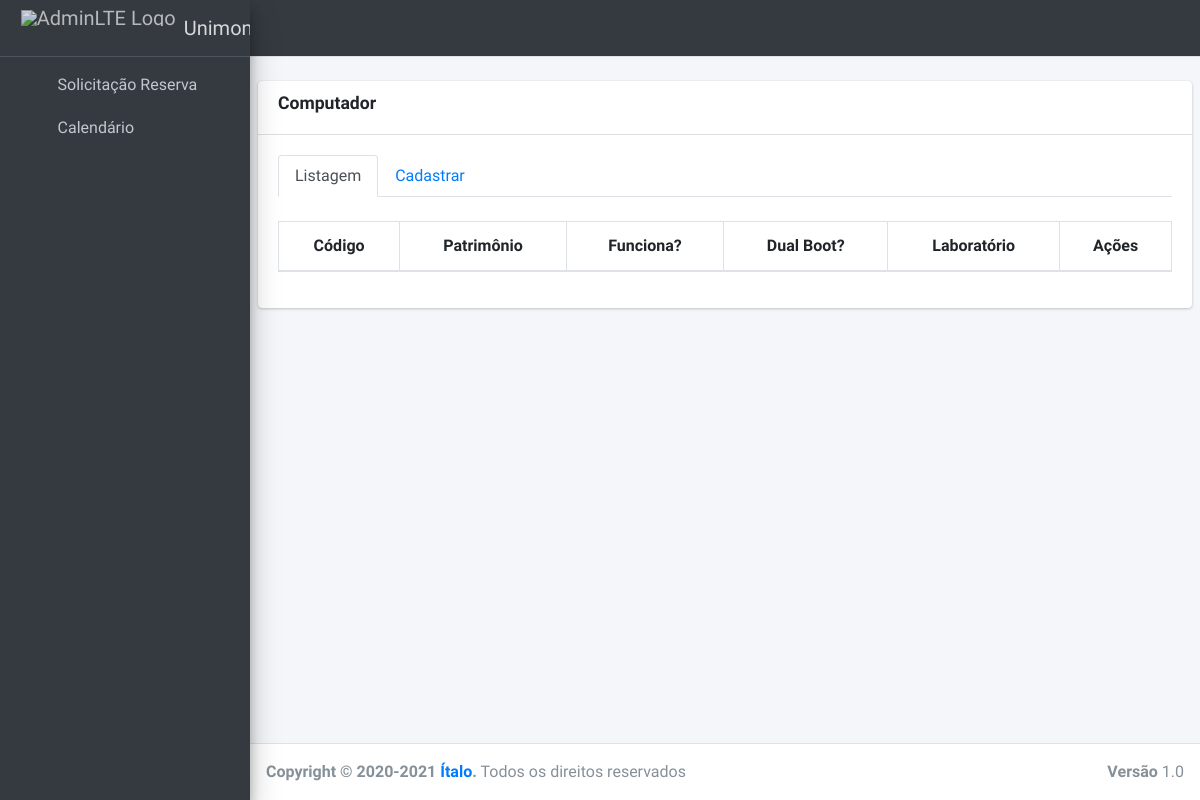
The app's page /panel/computador/cadastrar, older data.
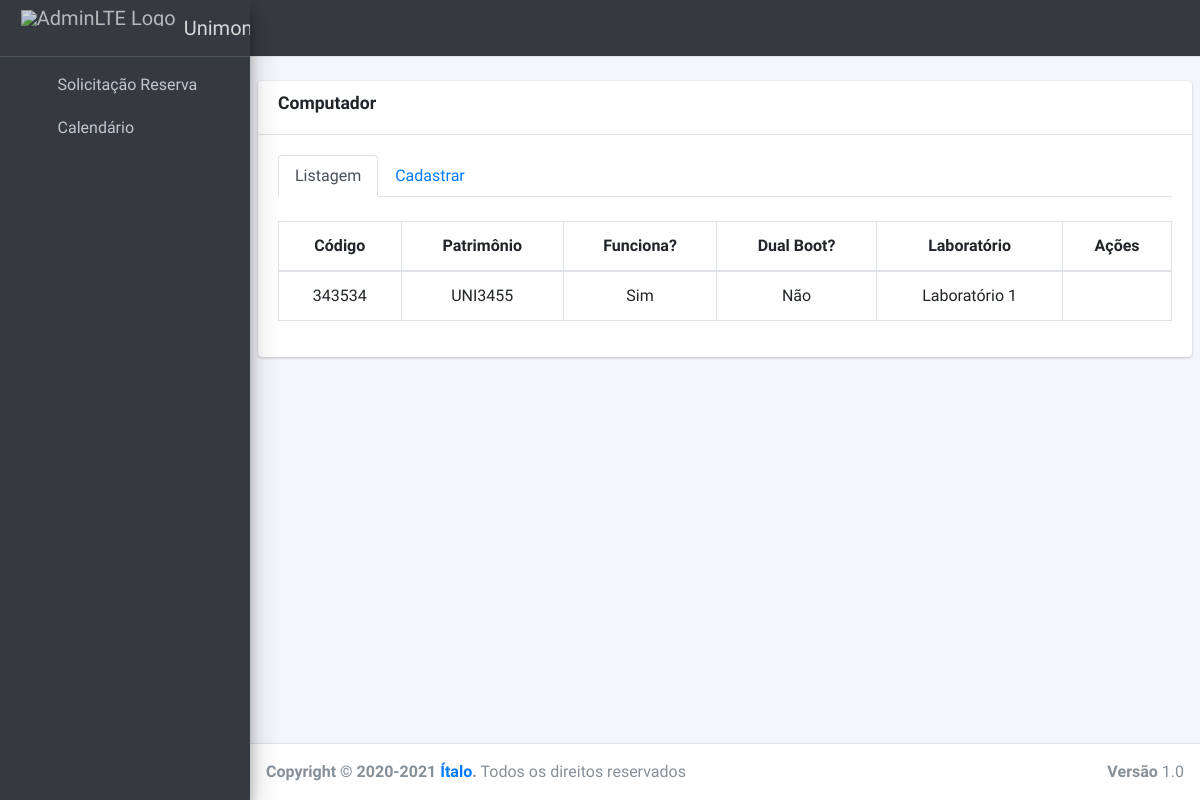
The same page, newer data.
### core/models.py (models this page shows, shortened)
class Computador(models.Model):
    RAM_CHOICES = [
        ('1GB', '1GB'),
        ('2GB', '2GB'),
        ('3GB', '3GB'),
        ('4GB', '4GB'),
    ]
    HD_CHOICES = [
        ('100GB', '100GB'),
        ('200GB', '200GB'),
        ('300GB', '300GB'),
        ('400GB', '400GB'),
        ('500GB', '500GB'),
    ]
    PROCESSADOR_CHOICES = [
        ('I2', 'Intel Core 2 Duo'),
        ('I3', 'Intel I3'),
        ('I5', 'Intel I5'),
        ('IP', 'Intel Pentium Dual Core'),
    ]
    codigo = models.IntegerField(primary_key=True)
    patrimonio = models.CharField(max_length=15, unique=True)
    dual_boot = models.BooleanField(default=False)
    funciona = models.BooleanField(default=True)
    processador = models.CharField(choices=PROCESSADOR_CHOICES, max_length=2, default='I2')
    hd = models.CharField(choices=HD_CHOICES, max_length=5, default='100GB')
    ram = models.CharField(choices=RAM_CHOICES, max_length=3, default='1GB')
    laboratorio = models.ForeignKey(Laboratorio, on_delete=models.SET_NULL, null=True)
    software = models.ManyToManyField(Software)
    qnt_manutencao = models.IntegerField(default=0)
    em_manutencao = models.BooleanField(default=False)

class Laboratorio(models.Model):
    id = models.UUIDField(primary_key=True, default=uuid.uuid4, editable=False)
    name = models.CharField(max_length=45, unique=True)
    qnt_computador = models.IntegerField(blank=True)
    def __str__(self):
        return self.name

### core/views.py (the view, shortened to what this page needs)
# urls.py: path('panel/computador/cadastrar', CreateComputadorView.as_view(), name='computador-create'),
class CreateComputadorView(CreateView):
    form_class = ComputadorForm
    template_name = 'panel/computador/create.html'
    success_url = reverse_lazy('computador-create')
    def get_context_data(self, **kwargs):
        context = super(CreateComputadorView, self).get_context_data(**kwargs)
        context['computadors'] = Computador.objects.order_by('?').all()
        context['softwares'] = Software.objects.all()
        return context

### core/models.py (called while the page is built)
    def __str__(self):
        return self.name

### core/templates/panel/computador/create.html (shortened to what this page needs)
{% extends 'layouts/base.html' %}
{% load static %}
{% block head %}
<link rel="stylesheet" type="text/css" href="https://cdn.datatables.net/v/bs4/dt-1.10.23/datatables.min.css"/>
<link rel="stylesheet" href="{% static 'plugins/bootstrap4-duallistbox/bootstrap-duallistbox.min.css' %}">
{% endblock %}
{% block layouts %}
    {% include 'layouts/navbar.html' %}
    {% include 'layouts/sidebar.html' %}
{% endblock %}
{% block content %}
{% load widget_tweaks %}
 <div class="content-wrapper">
    <br>
    <section class="content">
      <div class="card">
        <div class="card-header">
          <h3 class="card-title"><label>Computador</label></h3>
        </div>
        <div class="card-body">
          <ul class="nav nav-tabs" id="custom-content-below-tab" role="tablist">
            <li class="nav-item">
              <a class="nav-link active" id="custom-content-below-home-tab" data-toggle="pill" href="#custom-content-below-home" role="tab" aria-controls="custom-content-below-home" aria-selected="true">Listagem</a>
            </li>
            <li class="nav-item">
              <a class="nav-link" id="custom-content-below-profile-tab" data-toggle="pill" href="#custom-content-below-profile" role="tab" aria-controls="custom-content-below-profile" aria-selected="false">Cadastrar</a>
            </li>
          </ul>
          <div class="tab-content" id="custom-content-below-tabContent">
            <div class="tab-pane fade show active" id="custom-content-below-home" role="tabpanel" aria-labelledby="custom-content-below-home-tab">
              <br>
              <table id="table-lab" class="table table-bordered table-hover dataTable">
                <thead>
                    <tr>
                        <th class="text-center">Código</th>
                        <th class="text-center">Patrimônio</th>
                        <th class="text-center">Funciona?</th>
                        <th class="text-center">Dual Boot?</th>
                        <th class="text-center">Laboratório</th>
                        <th class="text-center">Ações</th>
                    </tr>
                </thead>
                <tbody>
                    {% for pc in computadors %}
                        <tr>
                            <td>{{ pc.codigo }}</td>
                            <td>{{ pc.patrimonio }}</td>
                            <td>
                              {% if pc.funciona %}
                                Sim
                              {% else %}
                                Não
                              {% endif %}
                            </td>
                            <td>
                              {% if pc.dual_boot %}
                                Sim
                              {% else %}
                                Não
                              {% endif %}
                            </td>
                            <td>{{ pc.laboratorio }}</td>
                            <td>
                                <a href="{% url 'computador-detail' pc.pk %}" title="Informações"><i class="far fa-eye"></i></a>
                            </td>
                        </tr>
                    {% endfor %}
                </tbody>
              </table>
           </div>
          </div>
        </div>
      </div>
    </section>
  </div>
{% endblock %}
{% block footer %}
    {% include 'layouts/footer.html' %}
{% endblock %}

Row changes from the older to the newer data that the page shows:
added Computador: codigo "343534", patrimonio "UNI3455", funciona "Sim", dual_boot "Não", laboratorio "Laboratório 1"
